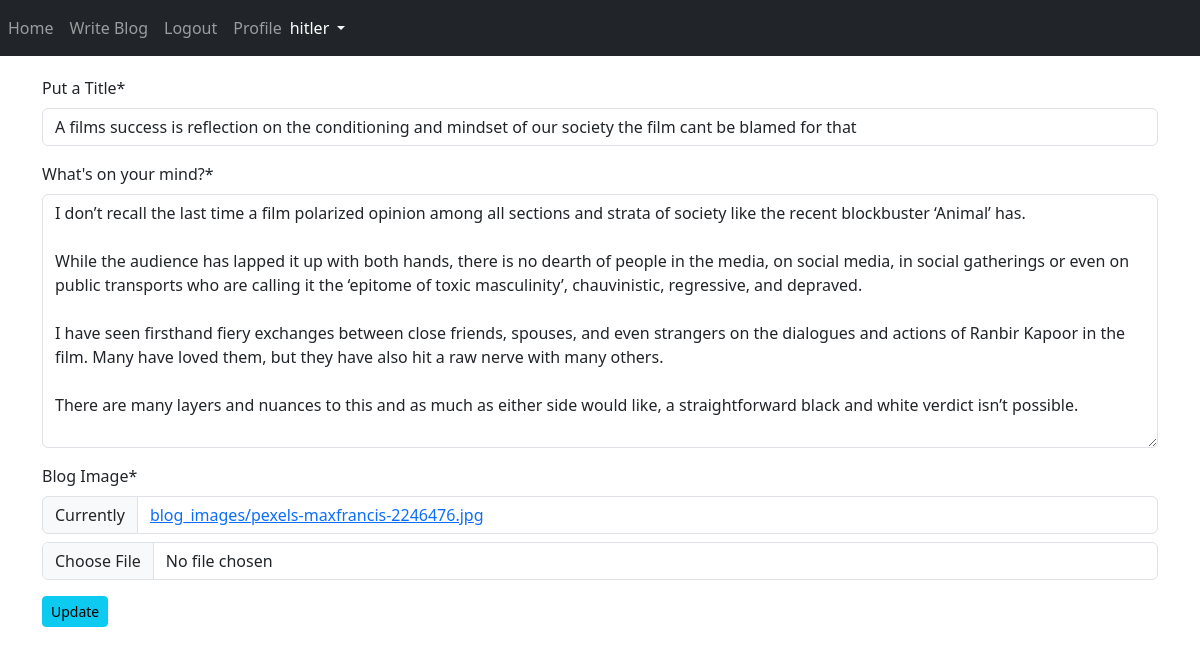
The app's page /blog/edit-blog/3/ (signed in) with its own data.
### App_Blog/models.py (models this page shows, shortened)
class Blog(models.Model):
    author = models.ForeignKey(User, on_delete=models.CASCADE, related_name="post_author")
    blog_title = models.CharField(max_length=264, verbose_name="Put a Title")
    slug = models.SlugField(max_length=264, unique=True)
    blog_content = models.TextField(verbose_name="What's on your mind?")
    blog_image = models.ImageField(upload_to="blog_images", verbose_name="Blog Image")
    publish_date = models.DateTimeField(auto_now_add=True)
    update_date = models.DateTimeField(auto_now=True)
    class Meta:
        ordering = ['-publish_date']

### App_Blog/views.py (the view, shortened to what this page needs)
# urls.py: path("edit-blog/<pk>/", views.UpdateBlog.as_view(), name="edit_blog"),
class UpdateBlog(LoginRequiredMixin, UpdateView):
    model = Blog
    fields = ('blog_title', 'blog_content', 'blog_image')
    template_name = "App_Blog/edit_blog.html"

### templates/App_Blog/edit_blog.html (shortened to what this page needs)
{% extends 'base.html' %}
{% load crispy_forms_tags %}
{% block body_block %}
{% if blog.author == user %}
<form method="POST" enctype="multipart/form-data">
    {{ form|crispy }}
    <button type="submit" class="btn btn-info btn-sm">Update</button>
</form>
{% else %}
<p>You are not allowed to view this page.</p>
{% endif %}
{% endblock %}

### templates/base.html (shortened to what this page needs)
<!doctype html>
<html lang="en">
  <head>
    <link href="https://cdn.jsdelivr.net/npm/bootstrap@5.3.3/dist/css/bootstrap.min.css" rel="stylesheet">
    <link rel="stylesheet" href="https://cdn.jsdelivr.net/npm/@fortawesome/fontawesome-free@6.6.0/css/fontawesome.min.css">
  </head>
  <body>
    <nav class="navbar navbar-expand-sm bg-dark navbar-dark">
        <ul class="navbar-nav">
          <li class="nav-item-active">
            <a class="nav-link" href="{% url 'index' %}">Home</a>
          </li>
          {% if user.is_authenticated %}
            <li class="nav-item-active">
              <a class="nav-link" href="{% url 'App_Blog:create_blog' %}">Write Blog</a>
            </li>
            <li class="nav-item-active">
              <a class="nav-link" href="{% url 'App_Login:logout' %}">Logout</a>
            </li>
            <li class="nav-item-active">
              <a class="nav-link" href="{% url 'App_Login:profile' %}">Profile</a>
            </li>
          {% endif %}
        </ul>
        {% if user.is_authenticated %}
        <div class="nav-item dropdown">
          <button type="button" class="nav-link dropdown-toggle text-white" href="#" data-bs-toggle="dropdown">
            {{ user.username }}
          </button>
        </div>
        {% endif %}
    </nav>
    <div class="container" style="padding-top:20px">
    {% block body_block %}
    {% endblock %}
    </div>
  </body>
</html>

### records on screen
Blog: blog_title "A films success is reflection on the conditioning and mindset of our society the film cant be blamed for that", blog_content "I don’t recall the last time a film polarized opinion among all sections and strata of society like the recent blockbuster ‘Animal’ has. While the audience has lapped it up with both hands, there is no dearth of people in the media, on social media, in social gatherings or even on public transports who are calling it the ‘epitome of toxic masculinity’, chauvinistic, regressive, and depraved. I have seen firsthand fiery exchanges between close friends, spouses, and even strangers on the dialogues and actions of Ranbir Kapoor in the film. Many have loved them, but they have also hit a raw nerve with many others. There are many layers and nuances to this and as much as either side would like,…"

### other values on screen
{{ user.username }} "hitler"
